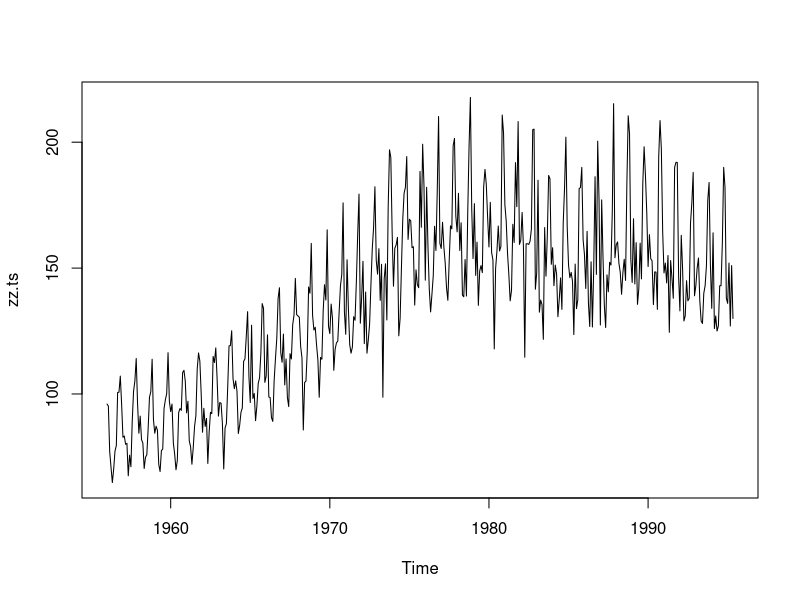
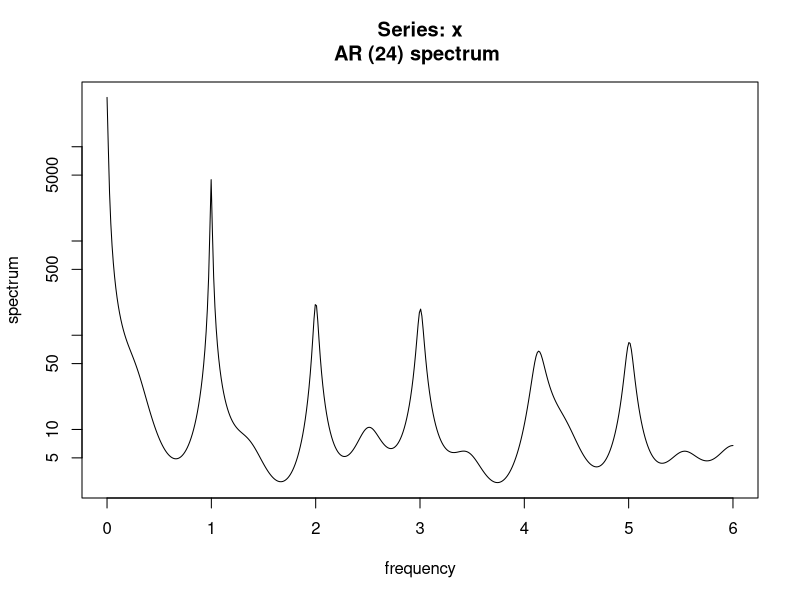
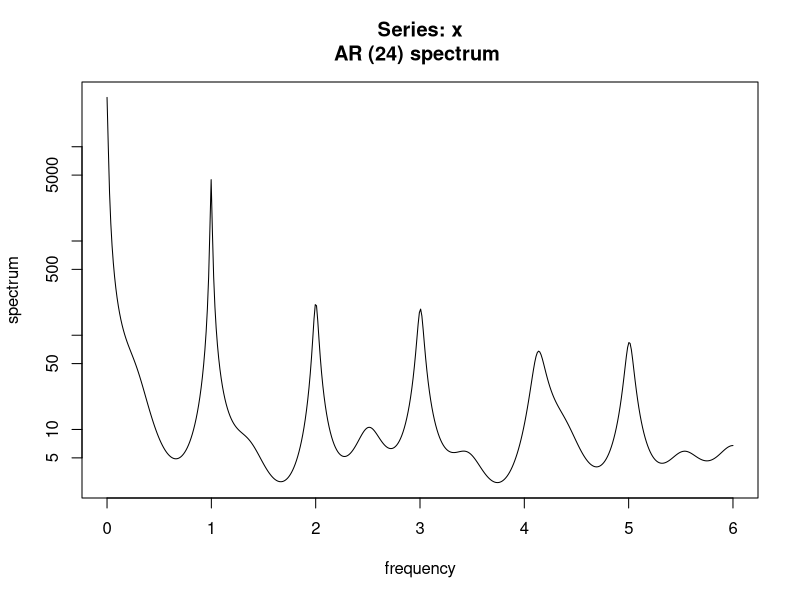
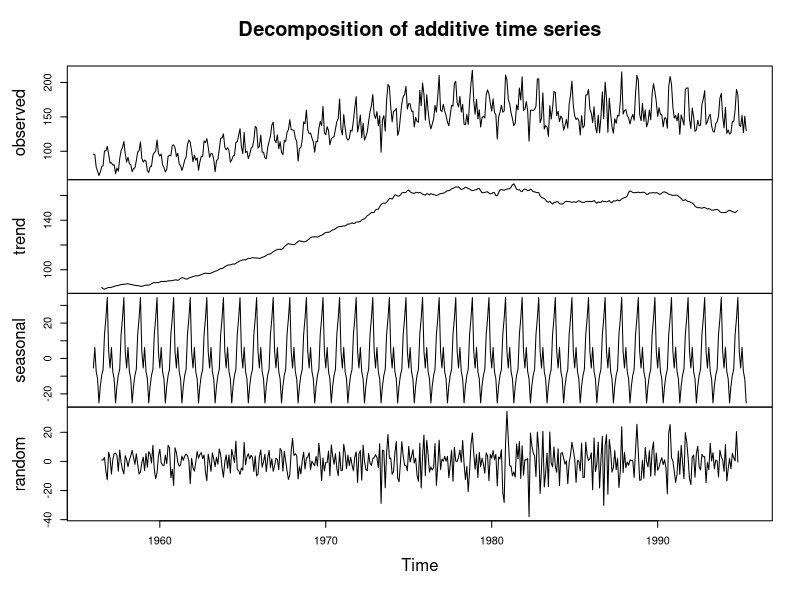
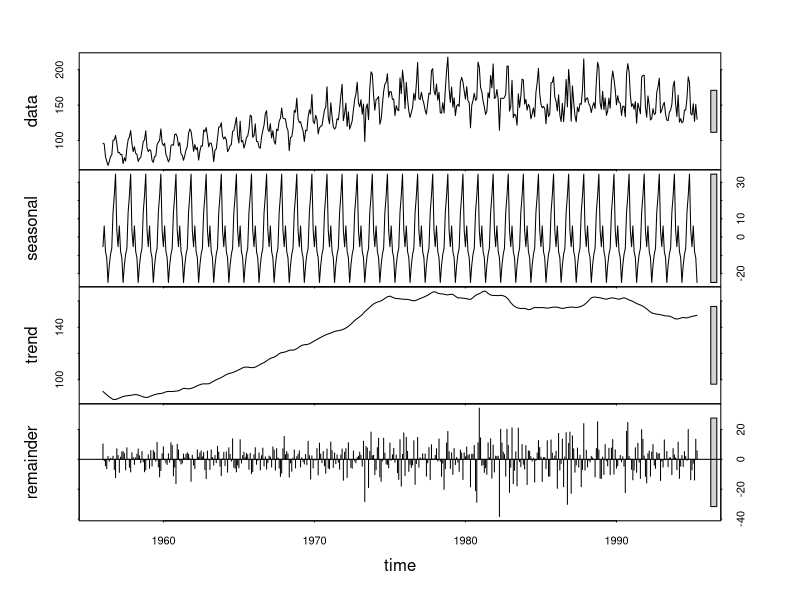
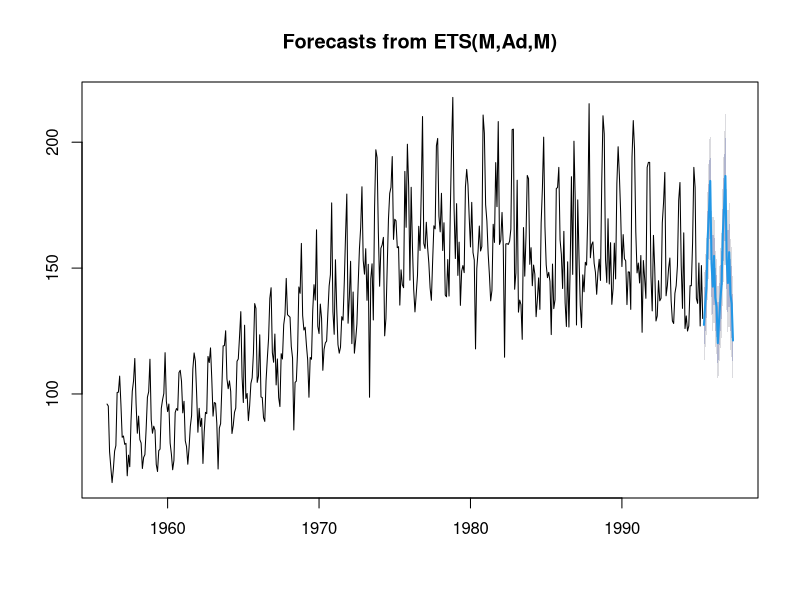

These charts were generated, in order, by the following R code:
#! /usr/bin/Rscript

	#REMINDER: from R command-prompt run source("this/file/loc")

	#both of these do not seem to work as expected:
	#read.table("dataFile.dat", fileEncoding="latin1", header=TRUE, row.names = 1, sep = " ")
	#zz <- read.csv("dataFile.csv", strip.white = TRUE)

	#this also does not work as expected:
	#read.table("beer.dat", fileEncoding="latin1", header=FALSE, row.names = 1, sep = "\n")

	#but this works:
	zz.df <- read.csv("beer.dat",strip.white=TRUE, header=TRUE, stringsAsFactors=FALSE)	#sample dataframe


	#for sample:
	zz.ts =  ts(data=zz.df,frequency=12,start=c(1956,1),end=c(1995,5))	#there is some guestimation on the dates here, b/c i'm being lazy
	#notes on method here: http://faculty.washington.edu/ezivot/econ424/Working%20with%20Time%20Series%20Data%20in%20R.pdf

	#for autoSense data:
		#NOTE:   zz.df[28] = heart rate variance (according to ls(zz.df))
#	zz.ts =  ts(data=zz.df[28],frequency=83,start=c(0,0),end=c(1,18)) # for time shown in hrs 
#	zz.ts =  ts(data=zz.df[28],deltat=1,start=0,end=83) # f=525600/yr = for time shown in mins
#	zz.ts =  ts(data=zz.df[28],deltat=1/10,start=0,end=8.3) # 8 'tens of minutes'

	#general methods hereon followed from: http://maths-people.anu.edu.au/~johnm/courses/r/ASC2008/pdf/Rtimeseries-ohp.pdf	
	plot(zz.ts)
	dev.new()
	plot(spectrum(zz.ts,method="ar"))
	dev.new()
	#if(periodic) #for now, comment out if not enough periods observed or "not periodic"?
		plot(decompose(zz.ts))
		dev.new()
		plot(stl(zz.ts,s.window="periodic"))
		dev.new()
		library('forecast') # must be installed using install.packages('forecast') 
		#ALSO: this lib only works on R v2.15.1+ (I spent two hours on this; wheee)
		# details and publication for this package: http://robjhyndman.com/software/forecast/
		plot(forecast(zz.ts))

